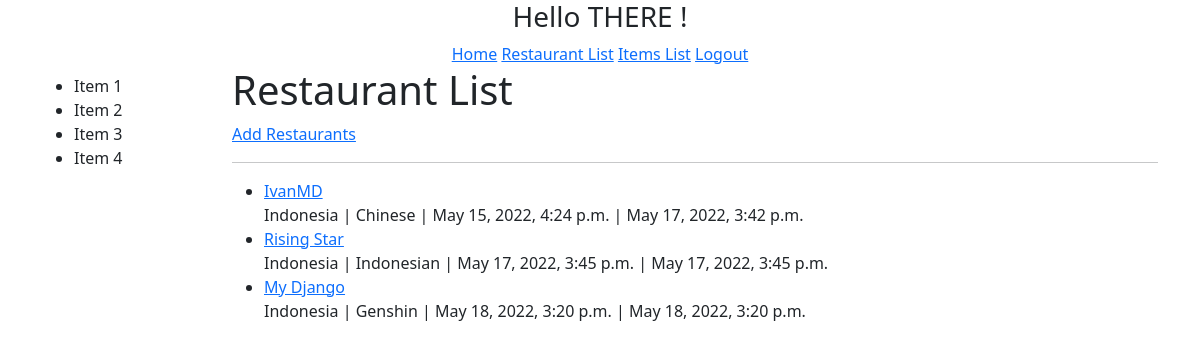
The page /restaurants/ (signed in) on the database as committed earlier.
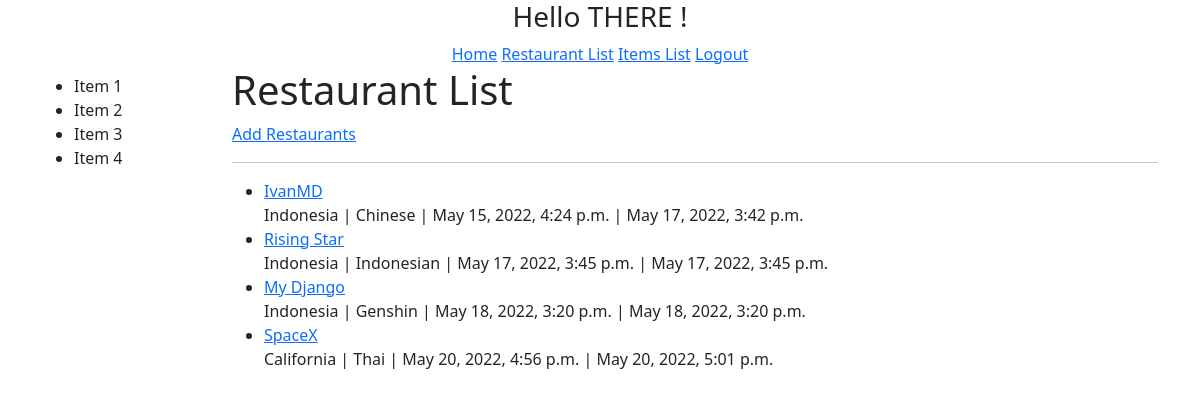
The same page on the database as committed later.
### restaurants/models.py (models this page shows, shortened)
class RestaurantLocation(models.Model):
    owner = models.ForeignKey(User, on_delete=models.CASCADE, default=1)
    name = models.CharField(max_length=100)
    location = models.CharField(max_length=200, null=True, blank=True)
    category = models.CharField(max_length=200, null=True, blank=True, validators = [validate_category])
    timestamp = models.DateTimeField(auto_now_add=True)
    updated = models.DateTimeField(auto_now=True)
    my_date_field = models.DateField(auto_now=True)
    slug = models.SlugField(null=True, blank=True)
    objects = RestaurantLocationManager() # add Model.objects.all()
    def get_absolute_url(self):
        return reverse('restaurants:detail', kwargs={'slug': self.slug})

### restaurants/views.py (the view)
# urls.py: path('', RestaurantListView.as_view(), name='list'),
class RestaurantListView(LoginRequiredMixin, ListView):
    def get_queryset(self):
        print(self.kwargs)
        category = self.kwargs.get('category')
        if category:
            queryset =  RestaurantLocation.objects.filter(
                Q(category__iexact=category) |
                Q(category__icontains=category)
                )
        else :
            queryset = RestaurantLocation.objects.all()
        return queryset

### restaurants/models.py (called while the page is built)
    def get_queryset(self):
        return RestaurantLocationQuerySet(self.model, using=self._db)

### restaurants/templates/restaurants/restaurantlocation_list.html (shortened to what this page needs)
{% extends "base.html" %}
{% block content %}
    <h1>Restaurant List</h1>
    <a href="{% url 'restaurants:create' %}">Add Restaurants</a><br><hr>
    <ul>
        {% for obj in object_list %}
            <li>
                <a href="{{ obj.get_absolute_url }}" class="href">{{ obj.name }}</a>
                <br>{{ obj.location }} | {{ obj.category }} | {{ obj.timestamp }} | {{ obj.updated }}
            </li>
        {% endfor %}
    </ul>
{% endblock content %}

Rows that differ between the two databases and show on the page:
added RestaurantLocation: name "SpaceX", location "California", category "Thai", timestamp "May 20, 2022, 4:56 p.m.", updated "May 20, 2022, 5:01 p.m."
